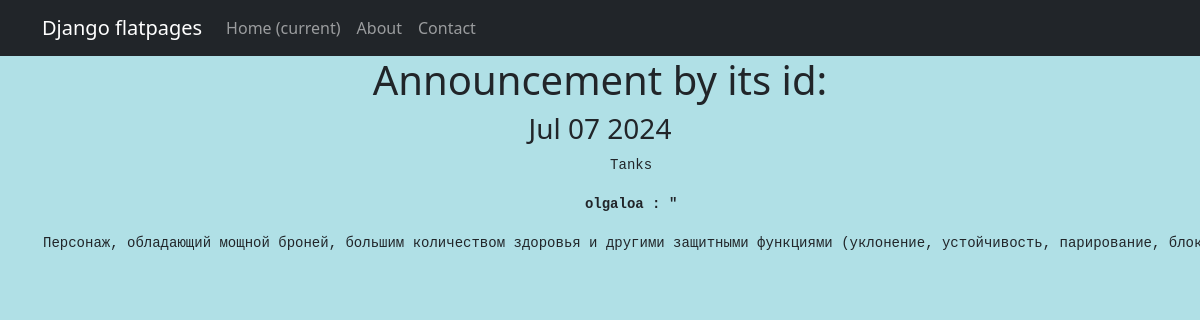
The app's page /posts/1/ with its own data.
### callboard_app/models.py (models this page shows, shortened)
class Post(models.Model): # объявления (посты), которые создают пользователи
    author = models.ForeignKey(User, on_delete=models.CASCADE)# связь «один ко многим» с моделью автора-создателя Author;
    title = models.CharField(max_length=128)  # заголовок статьи/новости;
    text = models.TextField(null=True, blank=True )  # текст объявления (поста)
    CATEGORY_CHOICES = (
        ('Tanks', 'Танки'),
        ('Healers', 'Хилы'),
        ('DD', 'ДД'),
        ('Traders', 'Торговцы'),
        ('Guildmasters', 'Гилдмастеры'),
        ('Questgivers', 'Квестгиверы'),
        ('Blacksmiths', 'Кузнецы'),
        ('Leatherworkers', 'Кожевники'),
        ('Potions_Masters', 'Зельевары'),
        ('Spell_Masters', 'Мастеразаклинаний'))
    category = models.CharField(max_length=25, choices=CATEGORY_CHOICES, default='Tanks')  # поле с выбором категории;

### callboard_app/views.py (the view)
# urls.py: path('<int:pk>/', PostDetail.as_view(), name='post_detail'),
class PostDetail(DetailView):
    model = Post
    template_name = 'post_detail.html'
    context_object_name = 'post_detail'
    def get_context_data(self, **kwargs):
        context = super().get_context_data(**kwargs)
        context['time_now'] = datetime.utcnow()
        return context

### callboard_app/templates/post_detail.html
{% extends 'flatpages/default.html' %}
{% block content %}
<h1>Announcement by its id:</h1>
<h3>{{ time_now|date:'M d Y' }}</h3>
{% if post_detail %}
<table style="width: 513px;">
<tbody>
<tr>
<td style="width: 513px;">
<pre>{{ post_detail.category}}</pre>
</td>
</tr>
<tr>
<td style="width: 513px;">
<pre><strong>{{ post_detail.author }} : "{{ posts_detail.title }}</strong></pre>
</td>
</tr>
<tr>
<td style="width: 513px;">
<pre>{{ post_detail.text}}</pre>
</td>
</tr>
</tbody>
</table>
{% else %}
       <h2>No current announcement!</h2>
{% endif %}
{% endblock content%}

### records on screen
Post: category "Tanks", author "olgaloa", text "Персонаж, обладающий мощной броней, большим количеством здоровья и другими защитными функциями (уклонение, устойчивость, парирование,…"

### other values on screen
{{ time_now|date:'M d Y' }} "Jul 07 2024"
